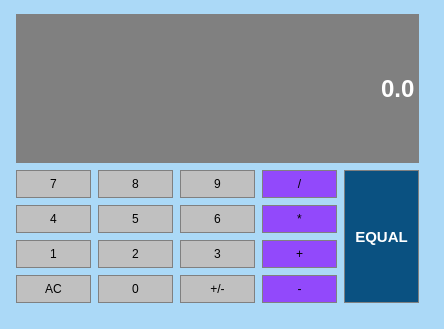
<?xml version="1.0" encoding="UTF-8"?>
<ui version="4.0">
 <class>Calculator</class>
 <widget class="QDialog" name="Calculator">
  <property name="geometry">
   <rect>
    <x>0</x>
    <y>0</y>
    <width>444</width>
    <height>329</height>
   </rect>
  </property>
  <property name="windowTitle">
   <string>Calculator</string>
  </property>
  <property name="windowIcon">
   <iconset resource="resource.qrc">
    <normaloff>:/icons/calculator2.png</normaloff>:/icons/calculator2.png</iconset>
  </property>
  <property name="styleSheet">
   <string notr="true">background-color:#ABD9F7</string>
  </property>
  <widget class="QPushButton" name="Button0">
   <property name="geometry">
    <rect>
     <x>98</x>
     <y>275</y>
     <width>75</width>
     <height>28</height>
    </rect>
   </property>
   <property name="sizePolicy">
    <sizepolicy hsizetype="Preferred" vsizetype="Preferred">
     <horstretch>0</horstretch>
     <verstretch>0</verstretch>
    </sizepolicy>
   </property>
   <property name="styleSheet">
    <string notr="true">QPushButton{
background-color:#C0C0C0;
border:1px solid gray;
padding:5px;
}

QPushButton:pressed{
background-color:#A9A9A9;
border:1px solid gray;
padding:5px;
}</string>
   </property>
   <property name="text">
    <string>0</string>
   </property>
  </widget>
  <widget class="QPushButton" name="Subtract">
   <property name="geometry">
    <rect>
     <x>262</x>
     <y>275</y>
     <width>75</width>
     <height>28</height>
    </rect>
   </property>
   <property name="sizePolicy">
    <sizepolicy hsizetype="Preferred" vsizetype="Preferred">
     <horstretch>0</horstretch>
     <verstretch>0</verstretch>
    </sizepolicy>
   </property>
   <property name="styleSheet">
    <string notr="true">QPushButton{
background-color:#9249FB;
border:1px solid gray;
padding:5px;
}

QPushButton:pressed{
background-color:#A9A9A9;
border:1px solid gray;
padding:5px;
}</string>
   </property>
   <property name="text">
    <string>-</string>
   </property>
  </widget>
  <widget class="QPushButton" name="Button7">
   <property name="geometry">
    <rect>
     <x>16</x>
     <y>170</y>
     <width>75</width>
     <height>28</height>
    </rect>
   </property>
   <property name="sizePolicy">
    <sizepolicy hsizetype="Preferred" vsizetype="Preferred">
     <horstretch>0</horstretch>
     <verstretch>0</verstretch>
    </sizepolicy>
   </property>
   <property name="styleSheet">
    <string notr="true">QPushButton{
background-color:#C0C0C0;
border:1px solid gray;
padding:5px;
}

QPushButton:pressed{
background-color:#A9A9A9;
border:1px solid gray;
padding:5px;
}</string>
   </property>
   <property name="text">
    <string>7</string>
   </property>
  </widget>
  <widget class="QPushButton" name="Add">
   <property name="geometry">
    <rect>
     <x>262</x>
     <y>240</y>
     <width>75</width>
     <height>28</height>
    </rect>
   </property>
   <property name="sizePolicy">
    <sizepolicy hsizetype="Preferred" vsizetype="Preferred">
     <horstretch>0</horstretch>
     <verstretch>0</verstretch>
    </sizepolicy>
   </property>
   <property name="styleSheet">
    <string notr="true">QPushButton{
background-color:#9249FB;
border:1px solid gray;
padding:5px;
}

QPushButton:pressed{
background-color:#A9A9A9;
border:1px solid gray;
padding:5px;
}</string>
   </property>
   <property name="text">
    <string>+</string>
   </property>
  </widget>
  <widget class="QPushButton" name="Clear">
   <property name="geometry">
    <rect>
     <x>16</x>
     <y>275</y>
     <width>75</width>
     <height>28</height>
    </rect>
   </property>
   <property name="sizePolicy">
    <sizepolicy hsizetype="Preferred" vsizetype="Preferred">
     <horstretch>0</horstretch>
     <verstretch>0</verstretch>
    </sizepolicy>
   </property>
   <property name="styleSheet">
    <string notr="true">QPushButton{
background-color:#C0C0C0;
border:1px solid gray;
padding:5px;
}

QPushButton:pressed{
background-color:#A9A9A9;
border:1px solid gray;
padding:5px;
}</string>
   </property>
   <property name="text">
    <string>AC</string>
   </property>
  </widget>
  <widget class="QPushButton" name="Button2">
   <property name="geometry">
    <rect>
     <x>98</x>
     <y>240</y>
     <width>75</width>
     <height>28</height>
    </rect>
   </property>
   <property name="sizePolicy">
    <sizepolicy hsizetype="Preferred" vsizetype="Preferred">
     <horstretch>0</horstretch>
     <verstretch>0</verstretch>
    </sizepolicy>
   </property>
   <property name="styleSheet">
    <string notr="true">QPushButton{
background-color:#C0C0C0;
border:1px solid gray;
padding:5px;
}

QPushButton:pressed{
background-color:#A9A9A9;
border:1px solid gray;
padding:5px;
}</string>
   </property>
   <property name="text">
    <string>2</string>
   </property>
  </widget>
  <widget class="QPushButton" name="Divide">
   <property name="geometry">
    <rect>
     <x>262</x>
     <y>170</y>
     <width>75</width>
     <height>28</height>
    </rect>
   </property>
   <property name="sizePolicy">
    <sizepolicy hsizetype="Preferred" vsizetype="Preferred">
     <horstretch>0</horstretch>
     <verstretch>0</verstretch>
    </sizepolicy>
   </property>
   <property name="styleSheet">
    <string notr="true">QPushButton{
background-color:#9249FB;
border:1px solid gray;
padding:5px;
}

QPushButton:pressed{
background-color:#A9A9A9;
border:1px solid gray;
padding:5px;
}</string>
   </property>
   <property name="text">
    <string>/</string>
   </property>
  </widget>
  <widget class="QPushButton" name="Button1">
   <property name="geometry">
    <rect>
     <x>16</x>
     <y>240</y>
     <width>75</width>
     <height>28</height>
    </rect>
   </property>
   <property name="sizePolicy">
    <sizepolicy hsizetype="Preferred" vsizetype="Preferred">
     <horstretch>0</horstretch>
     <verstretch>0</verstretch>
    </sizepolicy>
   </property>
   <property name="styleSheet">
    <string notr="true">QPushButton{
background-color:#C0C0C0;
border:1px solid gray;
padding:5px;
}

QPushButton:pressed{
background-color:#A9A9A9;
border:1px solid gray;
padding:5px;
}</string>
   </property>
   <property name="text">
    <string>1</string>
   </property>
  </widget>
  <widget class="QPushButton" name="Button4">
   <property name="geometry">
    <rect>
     <x>16</x>
     <y>205</y>
     <width>75</width>
     <height>28</height>
    </rect>
   </property>
   <property name="sizePolicy">
    <sizepolicy hsizetype="Preferred" vsizetype="Preferred">
     <horstretch>0</horstretch>
     <verstretch>0</verstretch>
    </sizepolicy>
   </property>
   <property name="styleSheet">
    <string notr="true">QPushButton{
background-color:#C0C0C0;
border:1px solid gray;
padding:5px;
}

QPushButton:pressed{
background-color:#A9A9A9;
border:1px solid gray;
padding:5px;
}</string>
   </property>
   <property name="text">
    <string>4</string>
   </property>
  </widget>
  <widget class="QLineEdit" name="Display">
   <property name="geometry">
    <rect>
     <x>16</x>
     <y>14</y>
     <width>403</width>
     <height>149</height>
    </rect>
   </property>
   <property name="sizePolicy">
    <sizepolicy hsizetype="Preferred" vsizetype="Expanding">
     <horstretch>0</horstretch>
     <verstretch>0</verstretch>
    </sizepolicy>
   </property>
   <property name="font">
    <font>
     <family>Arial</family>
     <pointsize>18</pointsize>
     <weight>75</weight>
     <bold>true</bold>
    </font>
   </property>
   <property name="styleSheet">
    <string notr="true">QLineEdit{
background-color:gray;
border:1px solid gray;
color:#ffffff;
}</string>
   </property>
   <property name="text">
    <string>0.0</string>
   </property>
   <property name="alignment">
    <set>Qt::AlignRight|Qt::AlignTrailing|Qt::AlignVCenter</set>
   </property>
  </widget>
  <widget class="QPushButton" name="Button8">
   <property name="geometry">
    <rect>
     <x>98</x>
     <y>170</y>
     <width>75</width>
     <height>28</height>
    </rect>
   </property>
   <property name="sizePolicy">
    <sizepolicy hsizetype="Preferred" vsizetype="Preferred">
     <horstretch>0</horstretch>
     <verstretch>0</verstretch>
    </sizepolicy>
   </property>
   <property name="styleSheet">
    <string notr="true">QPushButton{
background-color:#C0C0C0;
border:1px solid gray;
padding:5px;
}

QPushButton:pressed{
background-color:#A9A9A9;
border:1px solid gray;
padding:5px;
}</string>
   </property>
   <property name="text">
    <string>8</string>
   </property>
  </widget>
  <widget class="QPushButton" name="Equals">
   <property name="geometry">
    <rect>
     <x>344</x>
     <y>170</y>
     <width>75</width>
     <height>133</height>
    </rect>
   </property>
   <property name="sizePolicy">
    <sizepolicy hsizetype="Preferred" vsizetype="Preferred">
     <horstretch>0</horstretch>
     <verstretch>0</verstretch>
    </sizepolicy>
   </property>
   <property name="font">
    <font>
     <family>Arial</family>
     <pointsize>11</pointsize>
     <weight>75</weight>
     <bold>true</bold>
    </font>
   </property>
   <property name="styleSheet">
    <string notr="true">QPushButton{
background-color:#0A5181;
border:1px solid gray;
color:white;
padding:5px;
}

QPushButton:pressed{
background-color:#A9A9A9;
border:1px solid gray;
padding:5px;
}
</string>
   </property>
   <property name="text">
    <string>EQUAL</string>
   </property>
  </widget>
  <widget class="QPushButton" name="Button9">
   <property name="geometry">
    <rect>
     <x>180</x>
     <y>170</y>
     <width>75</width>
     <height>28</height>
    </rect>
   </property>
   <property name="sizePolicy">
    <sizepolicy hsizetype="Preferred" vsizetype="Preferred">
     <horstretch>0</horstretch>
     <verstretch>0</verstretch>
    </sizepolicy>
   </property>
   <property name="styleSheet">
    <string notr="true">QPushButton{
background-color:#C0C0C0;
border:1px solid gray;
padding:5px;
}

QPushButton:pressed{
background-color:#A9A9A9;
border:1px solid gray;
padding:5px;
}</string>
   </property>
   <property name="text">
    <string>9</string>
   </property>
  </widget>
  <widget class="QPushButton" name="Multiply">
   <property name="geometry">
    <rect>
     <x>262</x>
     <y>205</y>
     <width>75</width>
     <height>28</height>
    </rect>
   </property>
   <property name="sizePolicy">
    <sizepolicy hsizetype="Preferred" vsizetype="Preferred">
     <horstretch>0</horstretch>
     <verstretch>0</verstretch>
    </sizepolicy>
   </property>
   <property name="styleSheet">
    <string notr="true">QPushButton{
background-color:#9249FB;
border:1px solid gray;
padding:5px;
}

QPushButton:pressed{
background-color:#A9A9A9;
border:1px solid gray;
padding:5px;
}</string>
   </property>
   <property name="text">
    <string>*</string>
   </property>
  </widget>
  <widget class="QPushButton" name="Button6">
   <property name="geometry">
    <rect>
     <x>180</x>
     <y>205</y>
     <width>75</width>
     <height>28</height>
    </rect>
   </property>
   <property name="sizePolicy">
    <sizepolicy hsizetype="Preferred" vsizetype="Preferred">
     <horstretch>0</horstretch>
     <verstretch>0</verstretch>
    </sizepolicy>
   </property>
   <property name="styleSheet">
    <string notr="true">QPushButton{
background-color:#C0C0C0;
border:1px solid gray;
padding:5px;
}

QPushButton:pressed{
background-color:#A9A9A9;
border:1px solid gray;
padding:5px;
}</string>
   </property>
   <property name="text">
    <string>6</string>
   </property>
  </widget>
  <widget class="QPushButton" name="ChangeSign">
   <property name="geometry">
    <rect>
     <x>180</x>
     <y>275</y>
     <width>75</width>
     <height>28</height>
    </rect>
   </property>
   <property name="sizePolicy">
    <sizepolicy hsizetype="Preferred" vsizetype="Preferred">
     <horstretch>0</horstretch>
     <verstretch>0</verstretch>
    </sizepolicy>
   </property>
   <property name="styleSheet">
    <string notr="true">QPushButton{
background-color:#C0C0C0;
border:1px solid gray;
padding:5px;
}

QPushButton:pressed{
background-color:#A9A9A9;
border:1px solid gray;
padding:5px;
}</string>
   </property>
   <property name="text">
    <string>+/-</string>
   </property>
  </widget>
  <widget class="QPushButton" name="Button5">
   <property name="geometry">
    <rect>
     <x>98</x>
     <y>205</y>
     <width>75</width>
     <height>28</height>
    </rect>
   </property>
   <property name="sizePolicy">
    <sizepolicy hsizetype="Preferred" vsizetype="Preferred">
     <horstretch>0</horstretch>
     <verstretch>0</verstretch>
    </sizepolicy>
   </property>
   <property name="styleSheet">
    <string notr="true">QPushButton{
background-color:#C0C0C0;
border:1px solid gray;
padding:5px;
}

QPushButton:pressed{
background-color:#A9A9A9;
border:1px solid gray;
padding:5px;
}</string>
   </property>
   <property name="text">
    <string>5</string>
   </property>
  </widget>
  <widget class="QPushButton" name="Button3">
   <property name="geometry">
    <rect>
     <x>180</x>
     <y>240</y>
     <width>75</width>
     <height>28</height>
    </rect>
   </property>
   <property name="sizePolicy">
    <sizepolicy hsizetype="Preferred" vsizetype="Preferred">
     <horstretch>0</horstretch>
     <verstretch>0</verstretch>
    </sizepolicy>
   </property>
   <property name="styleSheet">
    <string notr="true">QPushButton{
background-color:#C0C0C0;
border:1px solid gray;
padding:5px;
}

QPushButton:pressed{
background-color:#A9A9A9;
border:1px solid gray;
padding:5px;
}</string>
   </property>
   <property name="text">
    <string>3</string>
   </property>
  </widget>
 </widget>
 <resources>
  <include location="resource.qrc"/>
 </resources>
 <connections/>
</ui>
